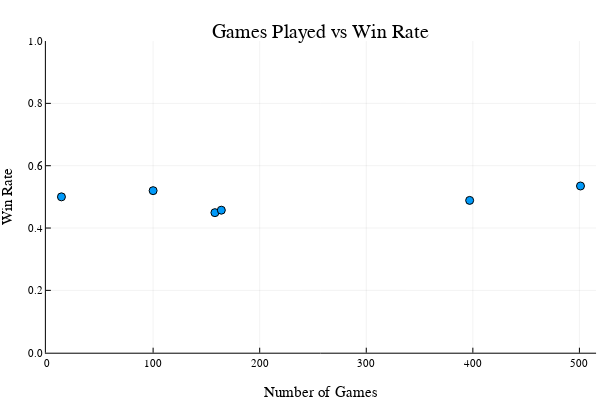

Source (notebook cell):
### Markdown cell above
Finally, we will take a look at a scatterplot of games played vs win rate to see if there is any trend. It's possible that veteran players will have a higher win rate. We should expect to see convergence away from extreme win rates as the number of games increases, though.

### Code cell
println("""Linear correlation: $(
    round(cor(player_stats[:,"games_played"],player_stats[:,"win_rate"]),digits=3))""")
println("""Rank correlation: $(
    round(corspearman(player_stats[:,"games_played"],player_stats[:,"win_rate"]),digits=3))""")



scatter(
    player_stats[:,"games_played"],
    player_stats[:,"win_rate"],
    ylims = (0,1),
    title = "Games Played vs Win Rate",
    xlabel = "Number of Games",
    ylabel = "Win Rate",
    legend = false
)

### Figure 1 — Plotly figure (JSON) as saved in the notebook; plotly's stock layout.template omitted (floating-point values rounded to 4 significant figures)
{"data": [{"colorbar": {"title": ""}, "legendgroup": "y1", "marker": {"color": "rgba(0, 154, 250, 1.000)", "line": {"color": "rgba(0, 0, 0, 1.000)", "width": 1}, "size": 8, "symbol": "circle"}, "mode": "markers", "name": "y1", "showlegend": true, "type": "scatter", "x": [501, 158, 100, 14, 397, 164], "xaxis": "x", "y": [0.5349, 0.4494, 0.52, 0.5, 0.4887, 0.4573], "yaxis": "y", "zmax": null, "zmin": null}], "layout": {"annotations": [{"font": {"color": "rgba(0, 0, 0, 1.000)", "family": "sans-serif", "size": 20}, "rotation": 0, "showarrow": false, "text": "Games Played vs Win Rate", "x": 0.535, "xanchor": "center", "xref": "paper", "y": 1, "yanchor": "top", "yref": "paper"}], "height": 400, "margin": {"b": 20, "l": 0, "r": 0, "t": 20}, "paper_bgcolor": "rgba(255, 255, 255, 1.000)", "plot_bgcolor": "rgba(255, 255, 255, 1.000)", "showlegend": false, "width": 600, "xaxis": {"anchor": "y", "domain": [0.07647, 0.9934], "gridcolor": "rgba(0, 0, 0, 0.100)", "gridwidth": 0.5, "linecolor": "rgba(0, 0, 0, 1.000)", "mirror": false, "range": [-0.61, 515.6], "showgrid": true, "showline": true, "showticklabels": true, "tickangle": 0, "tickcolor": "rgb(0, 0, 0)", "tickfont": {"color": "rgba(0, 0, 0, 1.000)", "family": "sans-serif", "size": 11}, "tickmode": "array", "ticks": "inside", "ticktext": ["0", "100", "200", "300", "400", "500"], "tickvals": [0, 100, 200, 300, 400, 500], "title": "Number of Games", "titlefont": {"color": "rgba(0, 0, 0, 1.000)", "family": "sans-serif", "size": 15}, "type": "-", "visible": true, "zeroline": false, "zerolinecolor": "rgba(0, 0, 0, 1.000)"}, "yaxis": {"anchor": "x", "domain": [0.07581, 0.9415], "gridcolor": "rgba(0, 0, 0, 0.100)", "gridwidth": 0.5, "linecolor": "rgba(0, 0, 0, 1.000)", "mirror": false, "range": [0, 1], "showgrid": true, "showline": true, "showticklabels": true, "tickangle": 0, "tickcolor": "rgb(0, 0, 0)", "tickfont": {"color": "rgba(0, 0, 0, 1.000)", "family": "sans-serif", "size": 11}, "tickmode": "array", "ticks": "inside", "ticktext": ["0.0", "0.2", "0.4", "0.6", "0.8", "1.0"], "tickvals": [0, 0.2, 0.4, 0.6, 0.8, 1], "title": "Win Rate", "titlefont": {"color": "rgba(0, 0, 0, 1.000)", "family": "sans-serif", "size": 15}, "type": "-", "visible": true, "zeroline": false, "zerolinecolor": "rgba(0, 0, 0, 1.000)"}}}
